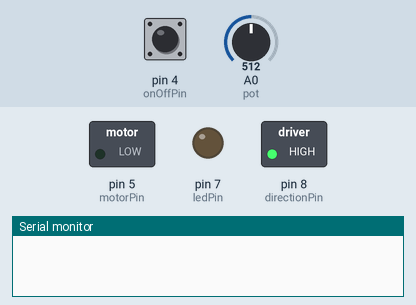
Recording of a sketch running on a simulated Arduino Uno, built with avr-gcc and run on an emulated ATmega328P. Parts: switched loads named in the sketch (green lamp = pin HIGH), output pins drawn as LEDs (lit = HIGH), the last lines printed to the serial monitor. Dashed ring = blinking. Inputs (shaded band) come from the test bench; at power-on: pin 4 (onOffPin) HIGH, A0 (pot) = 512.

Above: at 1.2 s.
1.3 s: pin 4 (onOffPin) pulled LOW for 0.15 s
At 2.1 s:
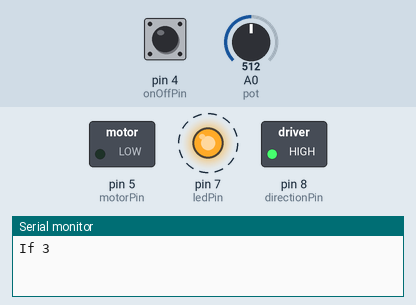
4.4 s: A0 (pot) set to 683
7.4 s: A0 (pot) set to 715
At 8.1 s:
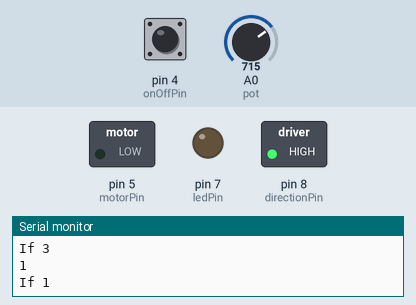
8.9 s: pin 4 (onOffPin) pulled LOW for 1 s
At 9.2 s:
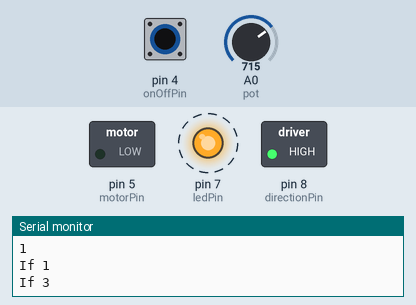
Timing chart, 0 to 15.4 s (numbered marks = the images above; inputs shaded):
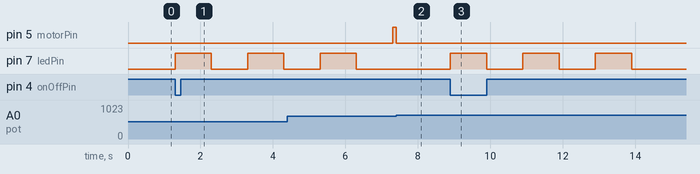

Measured:
- the behaviour switches between 699 and 700 on A0 (pot) (found by bisection; images 1 and 2)
- after the input at 1.3 s, pin 7 (ledPin): alternates HIGH for 1.0 s and LOW for 1.0 s, starting at once
- after the input at 7.4 s, pin 5 (motorPin): HIGH → LOW at once
- after the input at 8.9 s, pin 7 (ledPin): alternates HIGH for 1.0 s and LOW for 1.0 s, starting at once

The sketch:

motor_control_loop.ino
```cpp
#include "elapsedMillis.h"
#include "RunningAverage.h"

elapsedMillis elapsedTime;
RunningAverage myRA(20);

int motorPin = 5;
int directionPin = 8;
int onOffPin = 4; // the pin value needs to be changed
int maxPosition=700;
bool onOffState = false;
bool onOffCheck = false;
//bool direction = true;
int minPosition = 10;
bool motorRunning = false;
bool waiting = false;
int waitTime = 4000;
bool motorIn = false;
int ledPin = 7;


void setup() {
  Serial.begin(9600);

  pinMode(motorPin, OUTPUT);
  pinMode(directionPin, OUTPUT);
  pinMode(onOffPin, INPUT_PULLUP);
  pinMode(ledPin, OUTPUT);
  pinMode(A0, INPUT);
  digitalWrite(directionPin, HIGH);
  analogWrite(motorPin,0);
}

void loop() {
  int actuatorPos = analogRead(A0); // get the actuator pot value

  // stop the motor if it has extended too far
  if(motorRunning && (actuatorPos > maxPosition) && !motorIn){
    motorRunning = stopMotor(motorPin);
    waiting = false;
    Serial.println("If 1");
  }
  // stop the motor if it has contracted too much
  if (motorRunning && (actuatorPos < minPosition) && motorIn){
    motorRunning = stopMotor(motorPin);
    Serial.println("If 2");
  }
  // check to see if the on-off switch has been flipped
  if (onOffState == digitalRead(onOffPin)) {
    onOffState = !digitalRead(onOffPin);
    waiting = false;
    Serial.println("If 3");
    if (onOffState && (actuatorPos > minPosition)){
      // wait if the device was turned on and the actuator arm is
      // extended
      controlLED(ledPin);
      waiting = true;
      elapsedTime = 0; // initialize the timer to 0
      Serial.println("If 3 1");
    }
    else if(!onOffState && (actuatorPos < maxPosition)){
      // extend the actuator arm if the device is turned off
      digitalWrite(directionPin, HIGH);
      Serial.println(digitalRead(directionPin));
      motorRunning = startMotor(motorPin, 255);
      motorIn = false;
    }
  }
  if (waiting && (elapsedTime > waitTime)){
    Serial.println("If 4");
    // if we have met the tightening criteria, start tightening
    waiting=false;
    digitalWrite(directionPin, LOW);
    motorRunning = startMotor(motorPin, 122);
    motorIn = true;
  }

}

bool startMotor(int motorPin, int motorSpeed) {
  /*!
   * Start the motor ata defined speed and change the motorRunning flag to true
   *
   * Keywords:
   *  int motorPin: Corresponding Arduino pin
   *  int motorSpeed: Arduino PWM value between 0 and 255
   * Returns:
   *  bool = true: flag indicating that the motor is running
   */
   analogWrite(motorPin, motorSpeed);
   waiting = false;
   return true;
}

bool stopMotor(int motorPin) {
  /*!
   * Stop the motor by setting the writing 0 to the pin
   *
   * Keywords:
   *  int motorPin: Corresponding Arduino pin
   * Returns:
   *  bool = false: flag indicating that the motor is stopped
   */
   analogWrite(motorPin, 0);
   return false;
}

void controlLED(int ledPin) {
  /*!
   * Blink the LED when called
   */
   for (int i=0; i < 3; i++) {
    digitalWrite(ledPin, HIGH);
    delay(1000);
    digitalWrite(ledPin, LOW);
    delay(1000);
   }
}
```
